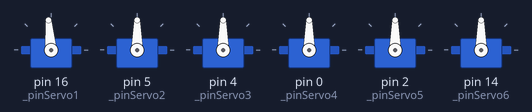
Simulated run of this sketch. Board: Arduino Uno, built with avr-gcc and run on an emulated ATmega328P. Shown: 6 × servo.

Above: at 0.25 s.
Timing chart, 0 to 8.5 s (numbered marks = the images above):
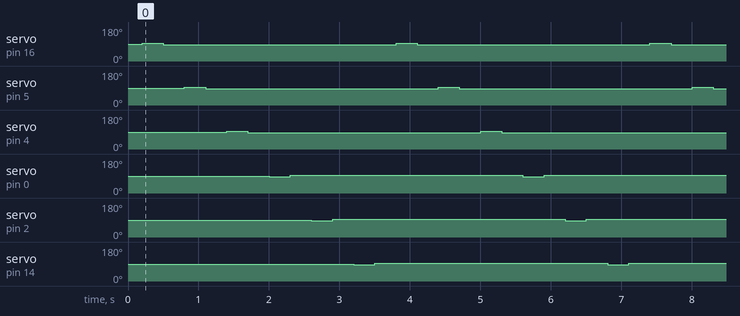

Measured:
- by itself, servo on pin 16 (_pinServo1), servo on pin 5 (_pinServo2), servo on pin 4 (_pinServo3): alternates 95° for 0.30 s and 85° for 3.3 s
- by itself, servo on pin 0 (_pinServo4), servo on pin 2 (_pinServo5), servo on pin 14 (_pinServo6): alternates 95° for 3.3 s and 85° for 0.30 s

The sketch:

braile.ino
```cpp
#include "Braile.h"

Braile braile;

void setup() {
  Serial.begin(115200);
  delay(100);
  braile.begin();
  delay(100);
  braile.setServos(90);
}


void loop() {
  // if(Serial.available()){
  //   char serialChar = Serial.read();
  //   int charConverted = braile.getChar(serialChar);
  //   delay(5);
  //   Serial.println(charConverted);
  // }
  braile.setServo(braile.SERVO_UNO, 95);
  delay(300);
  braile.setServo(braile.SERVO_UNO, 85);
  delay(300);
  braile.setServo(braile.SERVO_DOS, 95);
  delay(300);
  braile.setServo(braile.SERVO_DOS, 85);
  delay(300);
  braile.setServo(braile.SERVO_TRES, 95);
  delay(300);
  braile.setServo(braile.SERVO_TRES, 85);
  delay(300);
  braile.setServo(braile.SERVO_CUATRO, 85);
  delay(300);
  braile.setServo(braile.SERVO_CUATRO, 95);
  delay(300);
  braile.setServo(braile.SERVO_CINCO, 85);
  delay(300);
  braile.setServo(braile.SERVO_CINCO, 95);
  delay(300);
  braile.setServo(braile.SERVO_SEIS, 85);
  delay(300);
  braile.setServo(braile.SERVO_SEIS, 95);
  delay(300);
}
```

Braile.cpp
```cpp
#include "Arduino.h"
#include <Servo.h>
#include "Braile.h"
#include "chars.h"

Servo servo, servo2, servo3, servo4, servo5, servo6;

Braile::Braile() {}

void Braile::begin() {
  servo1.attach(_pinServo1, 500, 2500);
  servo2.attach(_pinServo2, 500, 2500);
  servo3.attach(_pinServo3, 500, 2500);
  servo4.attach(_pinServo4, 500, 2500);
  servo5.attach(_pinServo5, 500, 2500);
  servo6.attach(_pinServo6, 500, 2500);
}

int Braile::getChar(char c){
  return int(c);
}

void Braile::setServo(int servo, int position){
  switch(servo){
    case 1:
      servo1.write(position);
      break;
    case 2:
      servo2.write(position);
      break;
    case 3:
      servo3.write(position);
      break;
    case 4:
      servo4.write(position);
      break;
    case 5:
      servo5.write(position);
      break;
    case 6:
      servo6.write(position);
      break;
  }
}

void Braile::setServos(int position) {
  servo1.write(position);
  servo2.write(position);
  servo3.write(position);
  servo4.write(position);
  servo5.write(position);
  servo6.write(position);
}

void Braile::setChar(int c) {
  setServo(0, chars[c][0]);
  setServo(1, chars[c][1]);
  setServo(2, chars[c][2]);
  setServo(3, chars[c][3]);
  setServo(4, chars[c][4]);
  setServo(5, chars[c][5]);
}
```

Braile.h
```cpp
#include "c_types.h"
#ifndef Braile_h
#define Braile_h

#include <Arduino.h>
#include <Servo.h>

class Braile {
public:
  Braile();
  int getChar(char c);
  void setChar(int c);
  void setServo(int servo, int position);
  void setServos(int position);
  void begin();

  static const uint8_t SERVO_UNO = 1;
  static const uint8_t SERVO_DOS = 2;
  static const uint8_t SERVO_TRES = 3;
  static const uint8_t SERVO_CUATRO = 4;
  static const uint8_t SERVO_CINCO = 5;
  static const uint8_t SERVO_SEIS = 6;

private:
  Servo servo1, servo2, servo3, servo4, servo5, servo6;
  static const uint8_t _pinServo1 = 16;
  static const uint8_t _pinServo2 = 5;
  static const uint8_t _pinServo3 = 4;
  static const uint8_t _pinServo4 = 0;
  static const uint8_t _pinServo5 = 2;
  static const uint8_t _pinServo6 = 14;
};

#endif
```

chars.h
```cpp
int chars [2][6] = {
  {90, 90, 90, 90, 90, 90},
  {180, 180, 180, 180, 180, 180},
};
```
